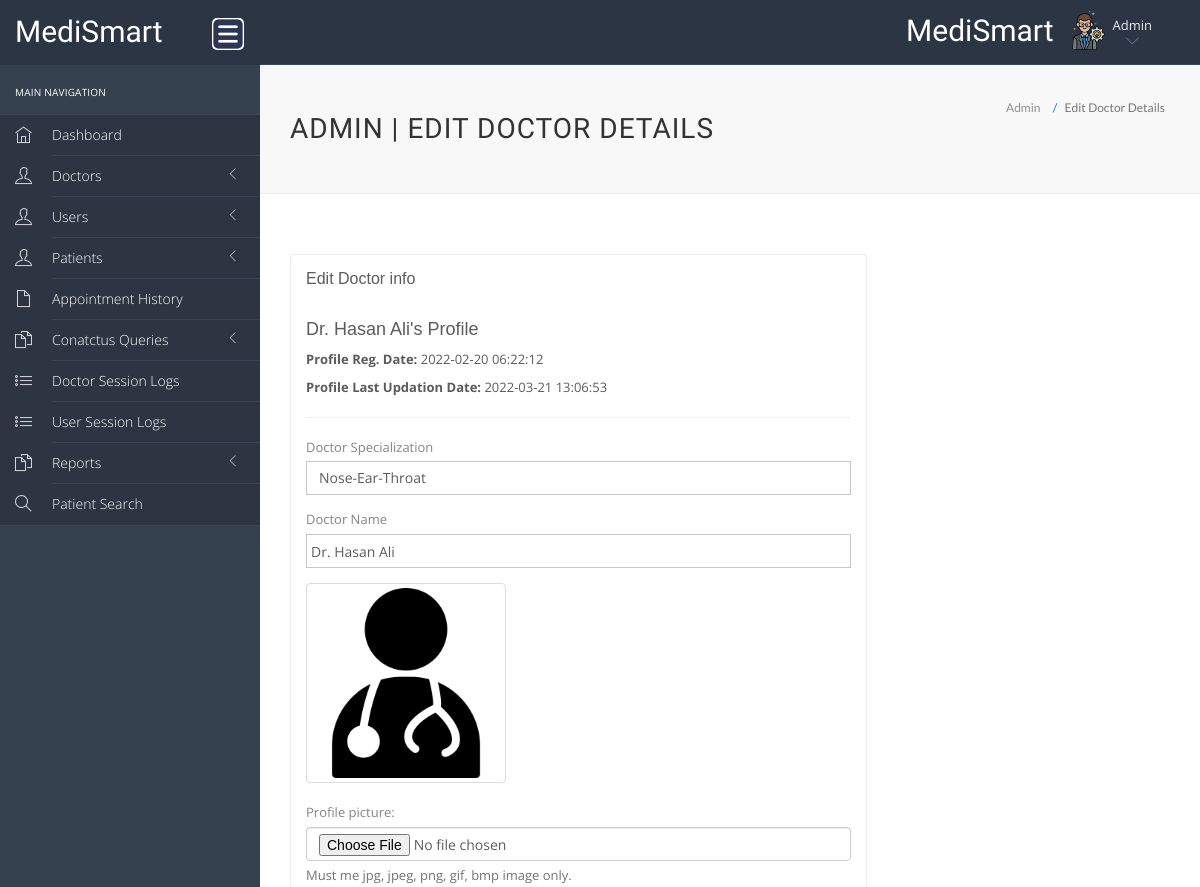
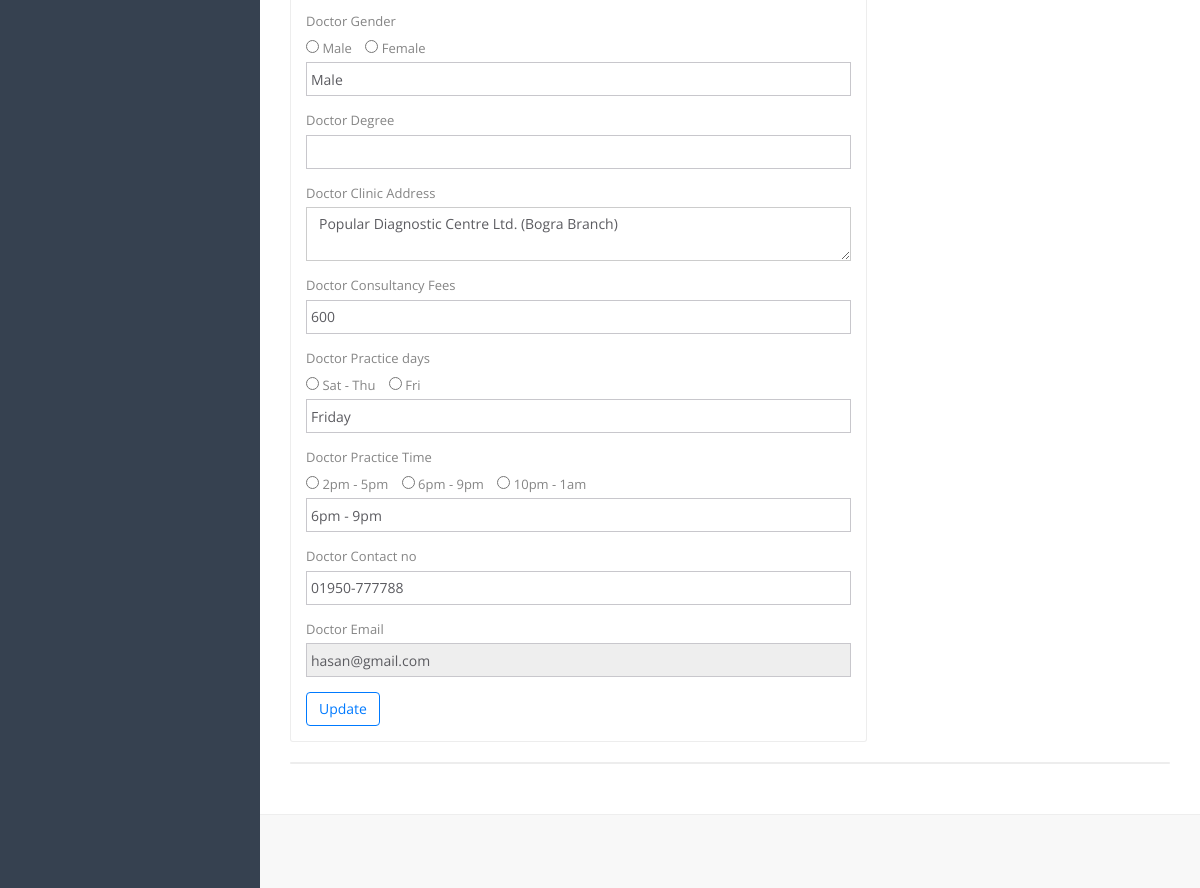
Page /hms/admin/edit-doctor.php?id=3 (signed in) on the earlier database version (2 pictures, top to bottom).
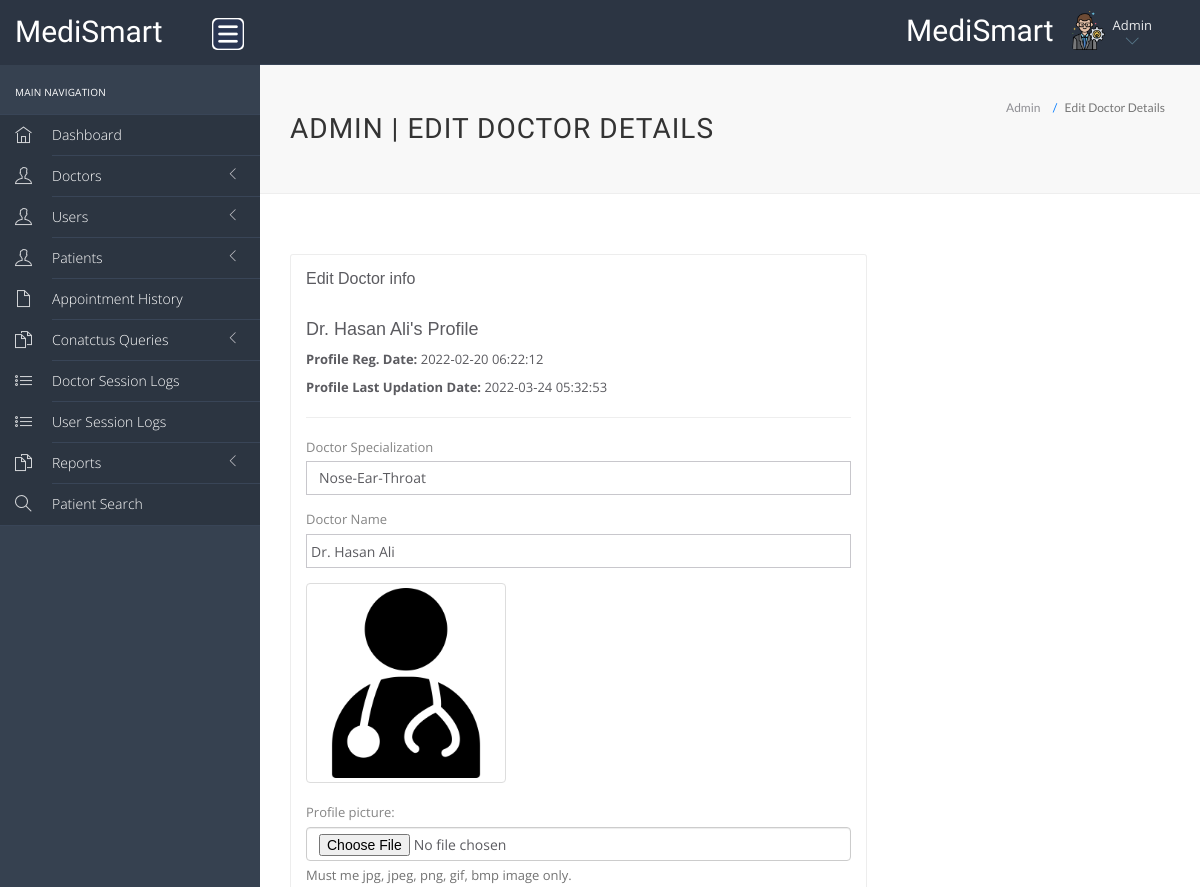
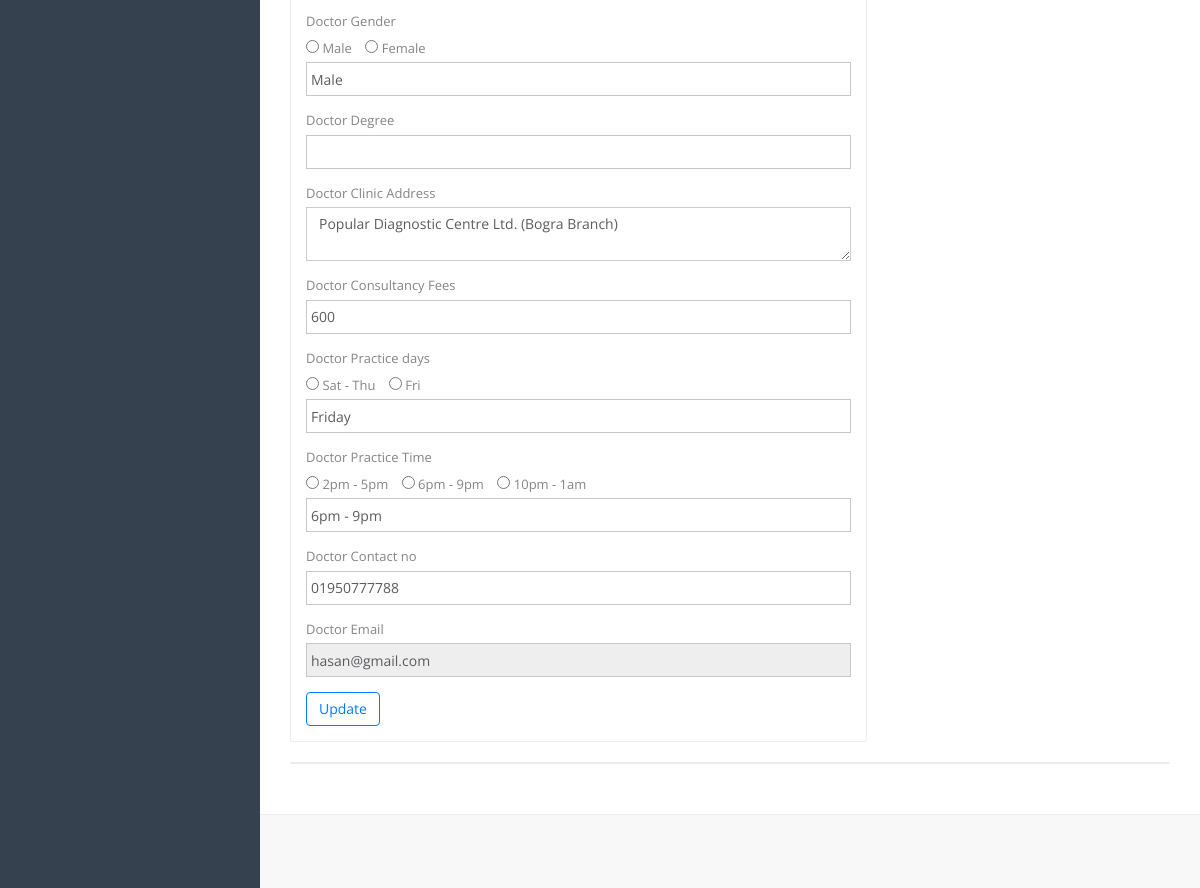
Same page on the later database version (2 pictures, top to bottom).
### tables this page shows
CREATE TABLE `doctors` (
  `id` int(11) NOT NULL,
  `specilization` varchar(255) DEFAULT NULL,
  `doctorName` varchar(255) DEFAULT NULL,
  `profile_pic` varchar(255) NOT NULL,
  `docgender` varchar(10) NOT NULL,
  `docdegree` varchar(255) NOT NULL,
  `address` longtext DEFAULT NULL,
  `docFees` varchar(255) DEFAULT NULL,
  `practicedays` varchar(30) NOT NULL,
  `practicetime` varchar(30) NOT NULL,
  `contactno` varchar(13) DEFAULT NULL,
  `docEmail` varchar(255) DEFAULT NULL,
  `password` varchar(255) DEFAULT NULL,
  `creationDate` timestamp NULL DEFAULT current_timestamp(),
  `updationDate` timestamp NULL DEFAULT NULL ON UPDATE current_timestamp()
);

### hms/admin/edit-doctor.php (the view, shortened to what the changed rows need)
<?php
	include('include/config.php');
	$did=intval($_GET['id']);
?>
<!DOCTYPE html>
<html lang="en">
<head>
    <link rel="stylesheet" href="vendor/bootstrap/css/bootstrap.min.css">
    <link rel="stylesheet" href="vendor/fontawesome/css/font-awesome.min.css">
    <link rel="stylesheet" href="vendor/themify-icons/themify-icons.min.css">
    <link href="vendor/animate.css/animate.min.css" rel="stylesheet" media="screen">
    <link href="vendor/perfect-scrollbar/perfect-scrollbar.min.css" rel="stylesheet" media="screen">
    <link href="vendor/switchery/switchery.min.css" rel="stylesheet" media="screen">
    <link href="vendor/bootstrap-touchspin/jquery.bootstrap-touchspin.min.css" rel="stylesheet" media="screen">
    <link href="vendor/select2/select2.min.css" rel="stylesheet" media="screen">
    <link href="vendor/bootstrap-datepicker/bootstrap-datepicker3.standalone.min.css" rel="stylesheet" media="screen">
    <link href="vendor/bootstrap-timepicker/bootstrap-timepicker.min.css" rel="stylesheet" media="screen">
    <link rel="stylesheet" href="assets/css/styles.css">
    <link rel="stylesheet" href="assets/css/plugins.css">
    <link rel="stylesheet" href="assets/css/themes/theme-5.css" id="skin_color" />
</head>
<body>
    <div id="app">
        <div class="app-content">
            <?php include('include/header.php');?>
            <div class="main-content">
                <div class="wrap-content container" id="container">
                    <section id="page-title">
                        <div class="row">
                            <div class="col-sm-8">
                                <h1 class="mainTitle">Admin | Edit Doctor Details</h1>
                            </div>
                        </div>
                    </section>
                    <div class="container-fluid container-fullw bg-white">
                        <div class="row">
                            <div class="col-md-12">
                                <div class="row margin-top-30">
                                    <div class="col-lg-8 col-md-12">
                                        <div class="panel panel-white">
                                            <div class="panel-body">
                                                <?php
													$sql=mysqli_query($con,"select * from doctors where id='$did'");
													while($data=mysqli_fetch_array($sql)){
												?>
                                                <h4><?php echo htmlentities($data['doctorName']);?>'s Profile</h4>
                                                <p><b>Profile Reg. Date:
                                                    </b><?php echo htmlentities($data['creationDate']);?></p>
                                                <?php if($data['updationDate']){?>
                                                <p><b>Profile Last Updation Date:
                                                    </b><?php echo htmlentities($data['updationDate']);?></p>
                                                <?php } ?>
                                                <hr />
                                                <form role="form" name="adddoc" method="post"
                                                    enctype="multipart/form-data" onSubmit="return valid();">
                                                    <div class="form-group">
                                                        <label for="DoctorSpecialization">
                                                            Doctor Specialization
                                                        </label>
                                                        <select name="Doctorspecialization" class="form-control"
                                                            required="required">
                                                            <option
                                                                value="<?php echo htmlentities($data['specilization']);?>">
                                                                <?php echo htmlentities($data['specilization']);?>
                                                            </option>
                                                        </select>
                                                    </div>
                                                    <div class="form-group">
                                                        <label for="doctorname">
                                                            Doctor Name
                                                        </label>
                                                        <input type="text" name="docname" class="form-control"
                                                            value="<?php echo htmlentities($data['doctorName']);?>">
                                                    </div>
                                                    <div class="form-group">
                                                        <div class="">
                                                            <?php $pic = ($data["profile_pic"] != "" ) ? $data["profile_pic"] : "doctor.png" ?>
                                                            <a href="profile_pics/<?php echo $pic ?>"
                                                                target="_blank"><img
                                                                    src="profile_pics/<?php echo $pic ?>" alt=""
                                                                    width="200" height="200" class="thumbnail"></a>
                                                        </div>
                                                    </div>
                                                    <div class="form-group">
                                                        <label class="control-label" for="profile_pic">Profile
                                                            picture:</label>
                                                        <div class="profile-input">
                                                            <input type="file" id="profile_pic"
                                                                class="form-control file" name="profile_pic">
                                                            <span class="help-block">Must me jpg, jpeg, png, gif, bmp
                                                                image only.</span>
                                                        </div>
                                                    </div>
                                                    <div class="form-group">
                                                        <label for="docgender">
                                                            Doctor Gender
                                                        </label>
                                                        <div class="selector">
                                                            <label>
                                                                <input name="selectgender" type="radio" value="Male"
                                                                    class="docgender__radio" />
                                                                Male
                                                            </label> &nbsp;&nbsp;
                                                            <label>
                                                                <input name="selectgender" type="radio" value="Female"
                                                                    class="docgender__radio" />
                                                                Female
                                                            </label>
                                                        </div>
                                                        <input name="docgender" type="text"
                                                            value="<?php echo htmlentities($data['docgender']);?>"
                                                            id="docgender__input" class="form-control"
                                                            required="true" />
                                                    </div>
                                                    <div class="form-group">
                                                        <label for="docdegree">
                                                            Doctor Degree
                                                        </label>
                                                        <input type="text" name="docdegree" class="form-control"
                                                            value="<?php echo htmlentities($data['docdegree']);?>">
                                                    </div>
                                                    <div class="form-group">
                                                        <label for="address">
                                                            Doctor Clinic Address
                                                        </label>
                                                        <textarea name="clinicaddress"
                                                            class="form-control"><?php echo htmlentities($data['address']);?></textarea>
                                                    </div>
                                                    <div class="form-group">
                                                        <label for="fess">
                                                            Doctor Consultancy Fees
                                                        </label>
                                                        <input type="text" name="docfees" class="form-control"
                                                            required="required"
                                                            value="<?php echo htmlentities($data['docFees']);?>">
                                                    </div>
                                                    <div class="form-group">
                                                        <label for="practicedays">
                                                            Doctor Practice days
                                                        </label>
                                                        <div class="selector">
                                                            <label>
                                                                <input type="radio" name="selectdays"
                                                                    value="Saturday - Thursday"
                                                                    class="docdays__radio" />
                                                                Sat - Thu
                                                            </label> &nbsp;&nbsp;
                                                            <label>
                                                                <input name="selectdays" type="radio" value="Friday"
                                                                    class="docdays__radio" />
                                                                Fri
                                                            </label>
                                                        </div>
                                                        <input type="text" name="practicedays" class="form-control"
                                                            id="docdays__input" required="required"
                                                            value="<?php echo htmlentities($data['practicedays']);?>">
                                                    </div>
                                                    <div class="form-group">
                                                        <label for="practicetime">
                                                            Doctor Practice Time
                                                        </label>
                                                        <div class="selector">
                                                            <label>
                                                                <input type="radio" name="selecttime" value="2pm - 5pm"
                                                                    class="doctime__radio" />
                                                                2pm - 5pm
                                                            </label> &nbsp;&nbsp;
                                                            <label>
                                                                <input type="radio" name="selecttime" value="6pm - 9pm"
                                                                    class="doctime__radio" />
                                                                6pm - 9pm
                                                            </label> &nbsp;&nbsp;
                                                            <label>
                                                                <input type="radio" name="selecttime" value="10pm - 1am"
                                                                    class="doctime__radio" />
                                                                10pm - 1am
                                                            </label>
                                                        </div>
                                                        <input type="text" name="practicetime" class="form-control"
                                                            id="doctime__input" required="required"
                                                            value="<?php echo htmlentities($data['practicetime']);?>">
                                                    </div>
                                                    <div class="form-group">
                                                        <label for="fess">
                                                            Doctor Contact no
                                                        </label>
                                                        <input type="text" id="doc_contact" name="doccontact"
                                                            class="form-control" required="required"
                                                            onBlur="checkContact()"
                                                            value="<?php echo htmlentities($data['contactno']);?>">
                                                    </div>
                                                    <div class="form-group">
                                                        <label for="fess">
                                                            Doctor Email
                                                        </label>
                                                        <input type="email" name="docemail" class="form-control"
                                                            readonly="readonly"
                                                            value="<?php echo htmlentities($data['docEmail']);?>">
                                                    </div>
                                                    <?php } ?>
                                                    <button type="submit" name="submit" class="btn btn-o btn-primary">
                                                    </button>
                                                </form>
                                            </div>
                                        </div>
                                    </div>
                                </div>
                            </div>
                        </div>
                    </div>
                </div>
            </div>
        </div>
    </div>
</body>
</html>

Differences in the rows shown:
changed doctors "Dr. Hasan Ali": updationDate "2022-03-21 13:06:53" → "2022-03-24 05:32:53"; doccontact "01950-777788" → "01950777788"
